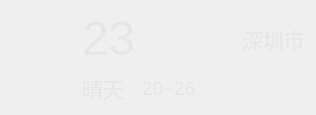
     <widget class="QWidget" name="widget02" native="true">
      <property name="styleSheet">
       <string notr="true">color:rgb(230,230,230);</string>
      </property>
      <layout class="QHBoxLayout" name="horizontalLayout_6">
       <item>
        <layout class="QHBoxLayout" name="horizontalLayout_5">
         <item>
          <widget class="QLabel" name="labelWeatherIcon">
           <property name="minimumSize">
            <size>
             <width>65</width>
             <height>65</height>
            </size>
           </property>
           <property name="maximumSize">
            <size>
             <width>65</width>
             <height>65</height>
            </size>
           </property>
           <property name="text">
            <string/>
           </property>
           <property name="pixmap">
            <pixmap resource="res.qrc">:/new/prefix1/res/type/Qing.png</pixmap>
           </property>
           <property name="scaledContents">
            <bool>true</bool>
           </property>
          </widget>
         </item>
         <item>
          <layout class="QGridLayout" name="gridLayout_2">
           <item row="1" column="1">
            <widget class="QLabel" name="labelTempRange">
             <property name="font">
              <font>
               <family>Arial</family>
               <pointsize>14</pointsize>
              </font>
             </property>
             <property name="text">
              <string>20~26</string>
             </property>
            </widget>
           </item>
           <item row="1" column="2">
            <spacer name="horizontalSpacer">
             <property name="orientation">
              <enum>Qt::Horizontal</enum>
             </property>
             <property name="sizeHint" stdset="0">
              <size>
               <width>40</width>
               <height>20</height>
              </size>
             </property>
            </spacer>
           </item>
           <item row="0" column="3">
            <widget class="QLabel" name="labelCity">
             <property name="font">
              <font>
               <family>Courier New</family>
               <pointsize>16</pointsize>
              </font>
             </property>
             <property name="text">
              <string>深圳市</string>
             </property>
            </widget>
           </item>
           <item row="1" column="0">
            <widget class="QLabel" name="labelWeatherType">
             <property name="font">
              <font>
               <family>Courier New</family>
               <pointsize>16</pointsize>
              </font>
             </property>
             <property name="text">
              <string>晴天</string>
             </property>
            </widget>
           </item>
           <item row="0" column="0">
            <widget class="QLabel" name="labelTemp">
             <property name="font">
              <font>
               <family>Arial</family>
               <pointsize>36</pointsize>
              </font>
             </property>
             <property name="text">
              <string>23</string>
             </property>
            </widget>
           </item>
          </layout>
         </item>
        </layout>
       </item>
      </layout>
     </widget>
